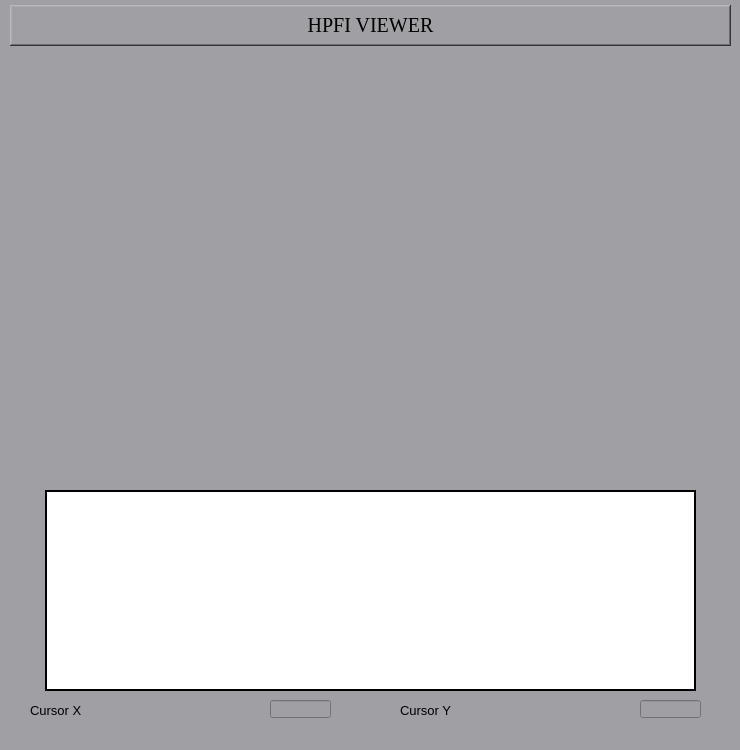
  <widget class="QWidget" name="tab_2">
   <property name="styleSheet">
    <string notr="true">background-color: rgb(160, 160, 164);</string>
   </property>
   <attribute name="title">
    <string>VIEWER</string>
   </attribute>
   <widget class="caLabel" name="calabel_3">
    <property name="geometry">
     <rect>
      <x>10</x>
      <y>5</y>
      <width>721</width>
      <height>41</height>
     </rect>
    </property>
    <property name="font">
     <font>
      <family>Times New Roman</family>
      <pointsize>15</pointsize>
      <weight>50</weight>
      <bold>false</bold>
     </font>
    </property>
    <property name="frameShape">
     <enum>QFrame::WinPanel</enum>
    </property>
    <property name="frameShadow">
     <enum>QFrame::Raised</enum>
    </property>
    <property name="lineWidth">
     <number>1</number>
    </property>
    <property name="midLineWidth">
     <number>1</number>
    </property>
    <property name="text">
     <string>HPFI VIEWER</string>
    </property>
    <property name="alignment">
     <set>Qt::AlignCenter</set>
    </property>
    <property name="foreground">
     <color>
      <red>0</red>
      <green>0</green>
      <blue>0</blue>
     </color>
    </property>
    <property name="background">
     <color>
      <red>169</red>
      <green>209</green>
      <blue>239</blue>
     </color>
    </property>
   </widget>
   <widget class="caGraphics" name="cagraphics_6">
    <property name="geometry">
     <rect>
      <x>10</x>
      <y>50</y>
      <width>721</width>
      <height>691</height>
     </rect>
    </property>
    <property name="foreground">
     <color>
      <red>105</red>
      <green>105</green>
      <blue>105</blue>
     </color>
    </property>
    <property name="linestyle" stdset="0">
     <enum>caGraphics::Solid</enum>
    </property>
    <property name="fillstyle" stdset="0">
     <enum>caGraphics::Filled</enum>
    </property>
    <property name="lineSize">
     <number>2</number>
    </property>
    <property name="lineColor">
     <color>
      <red>0</red>
      <green>0</green>
      <blue>0</blue>
     </color>
    </property>
   </widget>
   <widget class="caCamera" name="cacamera">
    <property name="geometry">
     <rect>
      <x>65</x>
      <y>80</y>
      <width>651</width>
      <height>391</height>
     </rect>
    </property>
    <property name="autoFillBackground">
     <bool>false</bool>
    </property>
    <property name="styleSheet">
     <string notr="true">background-color: rgb(255, 255, 255, 0);
color: rgb(0, 0, 0);</string>
    </property>
    <property name="channelData" stdset="0">
     <string notr="true">HPFI:Qi2:image1:ArrayData</string>
    </property>
    <property name="channelWidth" stdset="0">
     <string notr="true">HPFI:Qi2:image1:ArraySize0_RBV</string>
    </property>
    <property name="channelHeight" stdset="0">
     <string notr="true">HPFI:Qi2:image1:ArraySize1_RBV</string>
    </property>
    <property name="channelCode" stdset="0">
     <string notr="true"/>
    </property>
    <property name="channelBPP" stdset="0">
     <string notr="true">HPFI:Qi2:image1:DataType_RBV</string>
    </property>
    <property name="simpleZoomedView" stdset="0">
     <bool>false</bool>
    </property>
    <property name="Zoom" stdset="0">
     <enum>caCamera::Yes</enum>
    </property>
    <property name="automaticLevels" stdset="0">
     <bool>true</bool>
    </property>
    <property name="minLevel">
     <string notr="true">HPFI:Qi2:Stats1:MinValue_RBV</string>
    </property>
    <property name="maxLevel">
     <string notr="true">HPFI:Qi2:Stats1:MaxValue_RBV</string>
    </property>
    <property name="ColorMap" stdset="0">
     <enum>caCamera::grey</enum>
    </property>
    <property name="ROI_readmarkerType" stdset="0">
     <enum>caCamera::box_crosshairs</enum>
    </property>
    <property name="ROI_readType" stdset="0">
     <enum>caCamera::xyUpleft_xyLowright</enum>
    </property>
   </widget>
   <widget class="caGraphics" name="cagraphics_15">
    <property name="geometry">
     <rect>
      <x>20</x>
      <y>60</y>
      <width>701</width>
      <height>671</height>
     </rect>
    </property>
    <property name="foreground">
     <color alpha="50">
      <red>169</red>
      <green>209</green>
      <blue>239</blue>
     </color>
    </property>
    <property name="linestyle" stdset="0">
     <enum>caGraphics::Solid</enum>
    </property>
    <property name="fillstyle" stdset="0">
     <enum>caGraphics::Filled</enum>
    </property>
    <property name="lineSize">
     <number>2</number>
    </property>
    <property name="lineColor">
     <color>
      <red>169</red>
      <green>209</green>
      <blue>239</blue>
     </color>
    </property>
   </widget>
   <widget class="caCartesianPlot" name="caCartesianPlot_0">
    <property name="geometry">
     <rect>
      <x>45</x>
      <y>490</y>
      <width>651</width>
      <height>201</height>
     </rect>
    </property>
    <property name="styleSheet">
     <string notr="true">background-color: rgb(255, 255, 255);</string>
    </property>
    <property name="frameShape">
     <enum>QFrame::Box</enum>
    </property>
    <property name="frameShadow">
     <enum>QFrame::Plain</enum>
    </property>
    <property name="lineWidth">
     <number>2</number>
    </property>
    <property name="Title" stdset="0">
     <string notr="true">Y Profile</string>
    </property>
    <property name="TitleX">
     <string notr="true">y (pixels)</string>
    </property>
    <property name="TitleY">
     <string notr="true">Intensity (A.U.)</string>
    </property>
    <property name="channels_1" stdset="0">
     <string>;HPFI:Qi2:Stats1:ProfileCursorY_RBV</string>
    </property>
    <property name="Style_1">
     <enum>caCartesianPlot::Lines</enum>
    </property>
    <property name="symbol_1">
     <enum>caCartesianPlot::NoSymbol</enum>
    </property>
    <property name="color_1">
     <color>
      <red>0</red>
      <green>0</green>
      <blue>255</blue>
     </color>
    </property>
    <property name="Style_2">
     <enum>caCartesianPlot::Dots</enum>
    </property>
    <property name="symbol_2">
     <enum>caCartesianPlot::Rect</enum>
    </property>
    <property name="Style_3">
     <enum>caCartesianPlot::Dots</enum>
    </property>
    <property name="symbol_3">
     <enum>caCartesianPlot::Triangle</enum>
    </property>
    <property name="color_4">
     <color>
      <red>255</red>
      <green>170</green>
      <blue>255</blue>
     </color>
    </property>
    <property name="plotMode">
     <enum>caCartesianPlot::PlotNPointsAndStop</enum>
    </property>
    <property name="eraseMode">
     <enum>caCartesianPlot::ifzero</enum>
    </property>
    <property name="foreground">
     <color>
      <red>115</red>
      <green>223</green>
      <blue>255</blue>
     </color>
    </property>
    <property name="background">
     <color>
      <red>115</red>
      <green>223</green>
      <blue>255</blue>
     </color>
    </property>
    <property name="scaleColor">
     <color>
      <red>0</red>
      <green>0</green>
      <blue>0</blue>
     </color>
    </property>
    <property name="XaxisScaling" stdset="0">
     <enum>caCartesianPlot::Channel</enum>
    </property>
    <property name="YaxisScaling" stdset="0">
     <enum>caCartesianPlot::Channel</enum>
    </property>
   </widget>
   <widget class="caSlider" name="caSlider_0">
    <property name="geometry">
     <rect>
      <x>100</x>
      <y>700</y>
      <width>160</width>
      <height>20</height>
     </rect>
    </property>
    <property name="scalePosition">
     <enum>QwtSlider::NoScale</enum>
    </property>
    <property name="channel" stdset="0">
     <string notr="true">HPFI:Qi2:Stats1:CursorX</string>
    </property>
    <property name="direction">
     <enum>caSlider::Right</enum>
    </property>
    <property name="foreground">
     <color>
      <red>0</red>
      <green>0</green>
      <blue>255</blue>
     </color>
    </property>
    <property name="background">
     <color>
      <red>255</red>
      <green>255</green>
      <blue>255</blue>
     </color>
    </property>
    <property name="colorMode">
     <enum>caSlider::Static</enum>
    </property>
    <property name="limitsMode">
     <enum>caSlider::Channel</enum>
    </property>
    <property name="maxValue">
     <double>2000.000000000000000</double>
    </property>
    <property name="minValue">
     <double>0.000000000000000</double>
    </property>
    <property name="incrementValue">
     <double>1.000000000000000</double>
    </property>
   </widget>
   <widget class="caSlider" name="caSlider_1">
    <property name="geometry">
     <rect>
      <x>470</x>
      <y>700</y>
      <width>160</width>
      <height>20</height>
     </rect>
    </property>
    <property name="scalePosition">
     <enum>QwtSlider::NoScale</enum>
    </property>
    <property name="channel" stdset="0">
     <string notr="true">HPFI:Qi2:Stats1:CursorY</string>
    </property>
    <property name="direction">
     <enum>caSlider::Right</enum>
    </property>
    <property name="foreground">
     <color>
      <red>10</red>
      <green>0</green>
      <blue>184</blue>
     </color>
    </property>
    <property name="background">
     <color>
      <red>255</red>
      <green>255</green>
      <blue>255</blue>
     </color>
    </property>
    <property name="colorMode">
     <enum>caSlider::Static</enum>
    </property>
    <property name="limitsMode">
     <enum>caSlider::Channel</enum>
    </property>
    <property name="maxValue">
     <double>2000.000000000000000</double>
    </property>
    <property name="minValue">
     <double>0.000000000000000</double>
    </property>
    <property name="incrementValue">
     <double>1.000000000000000</double>
    </property>
   </widget>
   <widget class="caLabel" name="calabel_51">
    <property name="geometry">
     <rect>
      <x>30</x>
      <y>700</y>
      <width>71</width>
      <height>21</height>
     </rect>
    </property>
    <property name="font">
     <font>
      <pointsize>10</pointsize>
     </font>
    </property>
    <property name="text">
     <string>Cursor X</string>
    </property>
    <property name="alignment">
     <set>Qt::AlignLeading|Qt::AlignLeft|Qt::AlignVCenter</set>
    </property>
    <property name="foreground">
     <color>
      <red>0</red>
      <green>0</green>
      <blue>0</blue>
     </color>
    </property>
    <property name="background">
     <color alpha="0">
      <red>160</red>
      <green>160</green>
      <blue>164</blue>
     </color>
    </property>
   </widget>
   <widget class="caLabel" name="calabel_59">
    <property name="geometry">
     <rect>
      <x>400</x>
      <y>700</y>
      <width>71</width>
      <height>21</height>
     </rect>
    </property>
    <property name="font">
     <font>
      <pointsize>10</pointsize>
     </font>
    </property>
    <property name="text">
     <string>Cursor Y</string>
    </property>
    <property name="alignment">
     <set>Qt::AlignLeading|Qt::AlignLeft|Qt::AlignVCenter</set>
    </property>
    <property name="foreground">
     <color>
      <red>0</red>
      <green>0</green>
      <blue>0</blue>
     </color>
    </property>
    <property name="background">
     <color alpha="0">
      <red>160</red>
      <green>160</green>
      <blue>164</blue>
     </color>
    </property>
   </widget>
   <widget class="caLineEdit" name="caLineEdit_7">
    <property name="geometry">
     <rect>
      <x>270</x>
      <y>700</y>
      <width>61</width>
      <height>18</height>
     </rect>
    </property>
    <property name="alignment">
     <set>Qt::AlignCenter</set>
    </property>
    <property name="channel" stdset="0">
     <string notr="true">HPFI:Qi2:Stats1:CursorX_RBV</string>
    </property>
    <property name="foreground">
     <color>
      <red>0</red>
      <green>170</green>
      <blue>0</blue>
     </color>
    </property>
    <property name="background">
     <color>
      <red>0</red>
      <green>0</green>
      <blue>0</blue>
     </color>
    </property>
    <property name="colorMode">
     <enum>caLineEdit::Static</enum>
    </property>
    <property name="precisionMode">
     <enum>caLineEdit::Channel</enum>
    </property>
    <property name="limitsMode">
     <enum>caLineEdit::Channel</enum>
    </property>
    <property name="maxValue">
     <double>1.000000000000000</double>
    </property>
    <property name="minValue">
     <double>0.000000000000000</double>
    </property>
    <property name="fontScaleMode" stdset="0">
     <enum>caLineEdit::WidthAndHeight</enum>
    </property>
    <property name="formatType">
     <enum>caLineEdit::decimal</enum>
    </property>
   </widget>
   <widget class="caLineEdit" name="caLineEdit_8">
    <property name="geometry">
     <rect>
      <x>640</x>
      <y>700</y>
      <width>61</width>
      <height>18</height>
     </rect>
    </property>
    <property name="alignment">
     <set>Qt::AlignCenter</set>
    </property>
    <property name="channel" stdset="0">
     <string notr="true">HPFI:Qi2:Stats1:CursorY_RBV</string>
    </property>
    <property name="foreground">
     <color>
      <red>0</red>
      <green>170</green>
      <blue>0</blue>
     </color>
    </property>
    <property name="background">
     <color>
      <red>0</red>
      <green>0</green>
      <blue>0</blue>
     </color>
    </property>
    <property name="colorMode">
     <enum>caLineEdit::Static</enum>
    </property>
    <property name="precisionMode">
     <enum>caLineEdit::Channel</enum>
    </property>
    <property name="limitsMode">
     <enum>caLineEdit::Channel</enum>
    </property>
    <property name="maxValue">
     <double>1.000000000000000</double>
    </property>
    <property name="minValue">
     <double>0.000000000000000</double>
    </property>
    <property name="fontScaleMode" stdset="0">
     <enum>caLineEdit::WidthAndHeight</enum>
    </property>
    <property name="formatType">
     <enum>caLineEdit::decimal</enum>
    </property>
   </widget>
   <widget class="caGraphics" name="cagraphics_17">
    <property name="geometry">
     <rect>
      <x>45</x>
      <y>70</y>
      <width>650</width>
      <height>411</height>
     </rect>
    </property>
    <property name="foreground">
     <color alpha="50">
      <red>169</red>
      <green>209</green>
      <blue>239</blue>
     </color>
    </property>
    <property name="linestyle" stdset="0">
     <enum>caGraphics::Solid</enum>
    </property>
    <property name="fillstyle" stdset="0">
     <enum>caGraphics::Outline</enum>
    </property>
    <property name="lineSize">
     <number>2</number>
    </property>
    <property name="lineColor">
     <color>
      <red>0</red>
      <green>0</green>
      <blue>0</blue>
     </color>
    </property>
   </widget>
   <zorder>cagraphics_6</zorder>
   <zorder>cagraphics_15</zorder>
   <zorder>cagraphics_17</zorder>
   <zorder>calabel_3</zorder>
   <zorder>caCartesianPlot_0</zorder>
   <zorder>caSlider_0</zorder>
   <zorder>caSlider_1</zorder>
   <zorder>calabel_51</zorder>
   <zorder>calabel_59</zorder>
   <zorder>caLineEdit_7</zorder>
   <zorder>caLineEdit_8</zorder>
   <zorder>cacamera</zorder>
  </widget>
